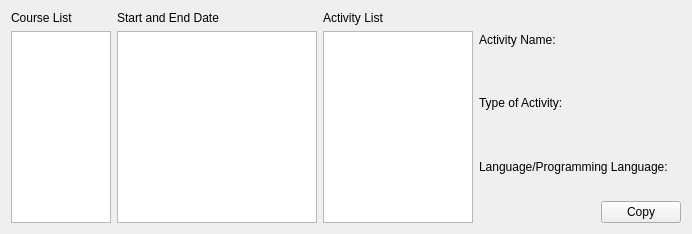
        <widget class="QWidget" name="CopyActivityPage">
         <layout class="QHBoxLayout" name="horizontalLayout_78">
          <item>
           <layout class="QHBoxLayout" name="horizontalLayout_57">
            <item>
             <layout class="QVBoxLayout" name="verticalLayout_74">
              <item>
               <widget class="QLabel" name="label_45">
                <property name="text">
                 <string>Course List</string>
                </property>
               </widget>
              </item>
              <item>
               <widget class="QListWidget" name="CourseList_CopyActivityPage">
                <property name="maximumSize">
                 <size>
                  <width>100</width>
                  <height>16777215</height>
                 </size>
                </property>
               </widget>
              </item>
             </layout>
            </item>
            <item>
             <layout class="QVBoxLayout" name="verticalLayout_43">
              <item>
               <widget class="QLabel" name="label_46">
                <property name="text">
                 <string>Start and End Date</string>
                </property>
               </widget>
              </item>
              <item>
               <widget class="QListWidget" name="StartEndDateList_CopyActivityPage">
                <property name="maximumSize">
                 <size>
                  <width>200</width>
                  <height>16777215</height>
                 </size>
                </property>
               </widget>
              </item>
             </layout>
            </item>
            <item>
             <layout class="QVBoxLayout" name="verticalLayout_40">
              <item>
               <widget class="QLabel" name="label_73">
                <property name="text">
                 <string>Activity List</string>
                </property>
               </widget>
              </item>
              <item>
               <widget class="QListWidget" name="ActivityList_CopyActivityPage">
                <property name="maximumSize">
                 <size>
                  <width>150</width>
                  <height>16777215</height>
                 </size>
                </property>
               </widget>
              </item>
             </layout>
            </item>
           </layout>
          </item>
          <item>
           <layout class="QVBoxLayout" name="verticalLayout_42">
            <item>
             <layout class="QHBoxLayout" name="horizontalLayout_66">
              <item>
               <widget class="QLabel" name="label_40">
                <property name="text">
                 <string>Activity Name:</string>
                </property>
               </widget>
              </item>
              <item>
               <widget class="QLabel" name="ActivityLabel_CopyActivityPage">
                <property name="text">
                 <string/>
                </property>
               </widget>
              </item>
             </layout>
            </item>
            <item>
             <layout class="QHBoxLayout" name="horizontalLayout_76">
              <item>
               <widget class="QLabel" name="label_44">
                <property name="text">
                 <string>Type of Activity:</string>
                </property>
               </widget>
              </item>
              <item>
               <widget class="QLabel" name="TypeActivityLabel_CopyActivityPage">
                <property name="text">
                 <string/>
                </property>
               </widget>
              </item>
             </layout>
            </item>
            <item>
             <layout class="QHBoxLayout" name="horizontalLayout_77">
              <item>
               <widget class="QLabel" name="label_51">
                <property name="text">
                 <string>Language/Programming Language:</string>
                </property>
               </widget>
              </item>
              <item>
               <widget class="QLabel" name="Language_CopyActivityPage">
                <property name="text">
                 <string/>
                </property>
               </widget>
              </item>
             </layout>
            </item>
            <item>
             <layout class="QHBoxLayout" name="horizontalLayout_58">
              <item>
               <spacer name="horizontalSpacer_39">
                <property name="orientation">
                 <enum>Qt::Horizontal</enum>
                </property>
                <property name="sizeHint" stdset="0">
                 <size>
                  <width>40</width>
                  <height>20</height>
                 </size>
                </property>
               </spacer>
              </item>
              <item>
               <widget class="QPushButton" name="CopyActivityButton_CopyActivityPage">
                <property name="text">
                 <string>Copy</string>
                </property>
               </widget>
              </item>
             </layout>
            </item>
           </layout>
          </item>
         </layout>
        </widget>
